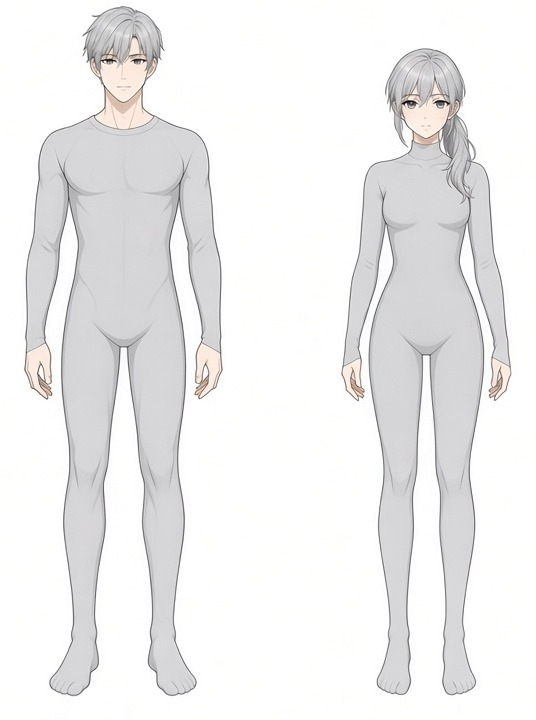
#> input picture handoff/hero-celestial/bodies/base-adult.jpg, 536 x 720 px
$ python -i gen-celestial-wear.py   (imports and definitions only)
#> lines starting #> are read from the running program, lines starting #| are printed output that depends on the picture; after the words box and inside, x2 and y2 are one past the last pixel; in counts of white or black regions, pixels touching at a corner belong together
#!/usr/bin/env python3
"""Небесный: вещи по слотам на манекене (Джессика 20.10: «отойдём от 3D… попробуем 2D-кастомизацию»).

Вход: handoff/hero-celestial/items/items-*.jpg (листы вещей из архива Джессики, порядок — бриф, раздел 6),
      handoff/hero-celestial/bodies/base-adult.jpg (манекен: взрослая девушка справа),
      source/tools/celestial-fit-adult-f.json (подгонка каждой вещи на манекен, правится руками).
Выход: source/hero/celestial/wear/*.webp (манекен, рука, вещи) и source/js/hero-celestial.js
      (где лежит каждая вещь на холсте манекена, слой, родной цвет для перекраски).
Вещь — бумажная кукла: картинка из листа, растянутая в рамку на теле. Перчатки — две половинки, на каждую кисть.
Предмет в руке рисуется под пальцами манекена (слой «рука»), чтобы держал, а не «входил в руку».
Запуск: python3 -I source/tools/gen-celestial-wear.py   (нужны numpy, Pillow, scipy)
"""
import colorsys, json, os, sys
import numpy as np
from PIL import Image
from scipy import ndimage

ROOT = os.path.dirname(os.path.dirname(os.path.dirname(os.path.abspath(__file__))))
SHEETS = os.path.join(ROOT, 'handoff', 'hero-celestial', 'items')
BODIES = os.path.join(ROOT, 'handoff', 'hero-celestial', 'bodies')
FIT = os.path.join(ROOT, 'source', 'tools', 'celestial-fit-adult-f.json')
OUT = os.path.join(ROOT, 'source', 'hero', 'celestial', 'wear')
JS = os.path.join(ROOT, 'source', 'js', 'hero-celestial.js')
# Манекены: точки тела на своих картинках. Вещи подогнаны на взрослую девушку (af), остальным они
# переносятся по этим точкам: по высоте — кусочно между макушкой, глазами, подбородком, плечами, пахом и стопой,
# по ширине — своим коэффициентом для головы, корпуса и ног; предмет в руке — от кисти.
B = {
 'af': dict(src='base-adult.jpg', name='Девушка', cx=428, pts=[48, 105, 135, 162, 355, 697], hand=(352, 385), hand2=(502, 385), kh=1, kt=1, kl=1, teen=0),
 'am': dict(src='base-adult.jpg', name='Парень', cx=120, pts=[18, 64, 100, 125, 345, 695], hand=(40, 382), hand2=(200, 382), kh=1.1, kt=1.23, kl=1.05, teen=0),
 'tf': dict(src='base-teen.jpg', name='Девочка', cx=540, pts=[25, 98, 135, 162, 360, 682], hand=(466, 392), hand2=(612, 392), kh=1.3, kt=1.06, kl=.95, teen=1, hdy=8),
 'tm': dict(src='base-teen.jpg', name='Мальчик', cx=110, pts=[20, 92, 130, 160, 360, 682], hand=(38, 390), hand2=(182, 390), kh=1.3, kt=1.09, kl=.95, teen=1, hdy=8),
}
HAND = (-22, -30, 23, 25)          # кисть вокруг точки hand: рамка слоя «рука» (пальцы поверх предмета)
SLOTK = {'head': 'kh', 'pet': 'kt', 'cloak': 'kt', 'top': 'kt', 'acc': 'kt', 'bottom': 'kl', 'shoes': 'kl'}
SCALE = 1.5                        # вещи режутся крупнее холста: чётче на телефоне

# id, лист:номер (или особый ключ), слот приложения, название
CAT = [
 ('cw-hat', 'headwear:1', 'head', 'Шляпа астролога'), ('cw-diadem', 'headwear:2', 'head', 'Диадема-полумесяц'),
 ('cw-beret', 'headwear:3', 'head', 'Белый берет со звездой'), ('cw-nightcap', 'headwear:4', 'head', 'Ночной колпак'),
 ('cw-crown', 'headwear:5', 'head', 'Корона со звёздным камнем'), ('cw-hood', 'headwear:6', 'head', 'Капюшон индиго'),
 ('cw-goggles', 'headwear:7', 'head', 'Латунные гогглы'), ('cw-sun', 'headwear:8a', 'head', 'Венец-солнце'),
 ('cw-straw', 'headwear:8b', 'head', 'Соломенная шляпа'), ('cw-rose', 'headwear:9', 'head', 'Берет с пером и розой'),
 ('cc-pelerine', 'capes:1', 'cloak', 'Фиолетовая пелерина'), ('cc-night', 'capes:2', 'cloak', 'Плащ «ночное небо»'),
 ('cc-orange', 'capes:3', 'cloak', 'Оранжевая полунакидка'), ('cc-grey', 'capes:4', 'cloak', 'Серая мантия'),
 ('cc-glass', 'capes:5', 'cloak', 'Голубая мантия'), ('cc-torn', 'capes:6', 'cloak', 'Рваный плащ индиго'),
 ('cc-paladin', 'capes:7', 'cloak', 'Белый плащ с наплечниками'), ('cc-scarf', 'capes:8', 'cloak', 'Шарф-палантин'),
 ('ct-corset', 'tops:1', 'top', 'Фиолетовый корсаж'), ('ct-armor', 'tops:4a', 'top', 'Бело-золотой доспех'),
 ('ct-maps', 'tops:2', 'top', 'Пальто-жилет с картами'), ('ct-fencer', 'tops:3', 'top', 'Фехтовальный жакет'),
 ('ct-frock', 'tops:5', 'top', 'Синий фрак'), ('ct-pajama', 'tops:4b', 'top', 'Пижамная рубашка'),
 ('ct-apron', 'tops:6', 'top', 'Фартук на рубашке'), ('ct-librarian', 'tops:7', 'top', 'Сюртук библиотекаря'),
 ('cb-frills', 'bottoms:1', 'bottom', 'Юбка с воланами'), ('cb-pleat', 'bottoms:2', 'bottom', 'Белая плиссе'),
 ('cb-slit', 'bottoms:3', 'bottom', 'Голубая юбка с разрезами'), ('cb-shorts', 'bottoms:4', 'bottom', 'Тёмно-синие шорты'),
 ('cb-prince', 'bottoms:5', 'bottom', 'Белые брюки'), ('cb-pajama', 'bottoms:6', 'bottom', 'Пижамные брюки'),
 ('cb-cargo', 'bottoms:7', 'bottom', 'Карго'), ('cb-straps', 'bottoms:8', 'bottom', 'Шорты с ремнями'),
 ('cg-white', 'gloves:1', 'gloves', 'Длинные белые перчатки'), ('cg-gold', 'gloves:2', 'gloves', 'Латные перчатки'),
 ('cg-rivet', 'gloves:3', 'gloves', 'Кожаные с заклёпками'), ('cg-fencer', 'gloves:4', 'gloves', 'Фехтовальные с крагами'),
 ('cg-mitts', 'gloves:5', 'gloves', 'Чёрные митенки'), ('cg-stars', 'gloves:6', 'gloves', 'Синие со звёздами'),
 ('cg-bracers', 'gloves:7+8', 'gloves', 'Кожаные наручи'), ('cg-garden', 'gloves:9', 'gloves', 'Садовые перчатки'),
 ('cs-heels', 'boots:1', 'shoes', 'Фиолетовые на каблуке'), ('cs-thigh', 'boots:2', 'shoes', 'Белые ботфорты'),
 ('cs-navy', 'boots:3', 'shoes', 'Тёмно-синие сапоги'), ('cs-plate', 'boots:4', 'shoes', 'Латные сапоги'),
 ('cs-work', 'boots:5', 'shoes', 'Рабочие ботинки'), ('cs-slippers', 'boots:6', 'shoes', 'Тапки-сапожки'),
 ('cs-rubber', 'boots:7', 'shoes', 'Резиновые сапоги с лозой'), ('cs-scout', 'boots:8', 'shoes', 'Ботинки разведчика'),
 ('cx-quill', 'weapons:1', 'hand', 'Перо-посох'), ('cx-bookshield', 'weapons:2', 'hand', 'Книга-щит'),
 ('cx-lantern', 'weapons:3', 'hand', 'Фонарь-компас'), ('cx-rapier', 'weapons:4', 'hand', 'Рапира'),
 ('cx-astrolabe', 'weapons:5', 'hand', 'Астролябия'), ('cx-lyre', 'weapons:6', 'hand', 'Лира-звезда'),
 ('cx-dagger', 'weapons:7', 'hand', 'Кинжал-закладка'), ('cx-can', 'weapons:8', 'hand', 'Лейка'),
 ('cx-mace', 'weapons:9', 'hand', 'Булава-солнце'), ('cx-ink', 'weapons:10', 'hand', 'Колба с чернилами'),
 ('ca-moon', 'accessories:1', 'acc', 'Кулон «лунный камень»'), ('ca-amstar', 'accessories:2', 'acc', 'Аметистовая звезда'),
 ('ca-brooch', 'accessories:3', 'acc', 'Брошь с синей звездой'), ('ca-compass', 'accessories:4', 'acc', 'Брошь-компас'),
 ('ca-amber', 'accessories:5', 'acc', 'Янтарная серьга'), ('ca-ruby', 'accessories:6', 'acc', 'Рубиновая серьга'),
 ('ca-hairpin', 'accessories:7', 'acc', 'Заколка с аметистом'), ('ca-jade', 'accessories:8', 'acc', 'Нефрит на ленте'),
 ('ca-belt', 'accessories:9', 'acc', 'Пояс с флаконами'), ('ca-keys', 'accessories:10', 'acc', 'Связка ключей'),
 ('cp-owl', 'companions:1', 'pet', 'Звёздная сова'), ('cp-moth', 'companions:5', 'pet', 'Бумажный мотылёк'),
 ('cp-fox', 'companions:7', 'pet', 'Лис-комета'), ('cp-cat', 'companions:8', 'pet', 'Облачный кот'),
 ('cp-jelly', 'companions:14', 'pet', 'Чернильная медуза'), ('cp-dragon', 'companions:11', 'pet', 'Книжный дракон'),
]
ORDER = ['shoes', 'bottom', 'top', 'gloves', 'acc', 'cloak', 'head', 'hand', 'pet']
DEF = {  # рамка вещи на теле по умолчанию; a: t — y верх, b — y низ, c — y центр
 'head': dict(cx=428, y=98, w=150, a='b'), 'cloak': dict(cx=428, y=148, w=190, a='t'),
 'top': dict(cx=428, y=152, w=118, a='t'), 'bottom': dict(cx=428, y=268, w=112, a='t'),
 'shoes': dict(cx=428, y=697, w=104, a='b'), 'gloves': dict(lx=356, rx=500, y=400, gw=42),
 'hand': dict(cx=352, y=380, w=60, a='c'), 'acc': dict(cx=428, y=175, w=40, a='c'), 'pet': dict(cx=515, y=150, w=80, a='c'),
}


def white_bg(im):
    a = np.asarray(im.convert('RGB')).astype(int)
    mn, mx = a.min(2), a.max(2)
    return (mn >= 236) & (mx - mn <= 16)


def cut_sheet(path):
    """Вещи листа слева направо, сверху вниз (фон — белое, связанное с краем кадра)."""
    im = Image.open(path).convert('RGB'); white = white_bg(im)
#> in cut_sheet, im is the input picture: PIL image 536x720 RGB; mean R, G, B 238.2, 237.8, 237.8
#> after `white = white_bg(im)`:
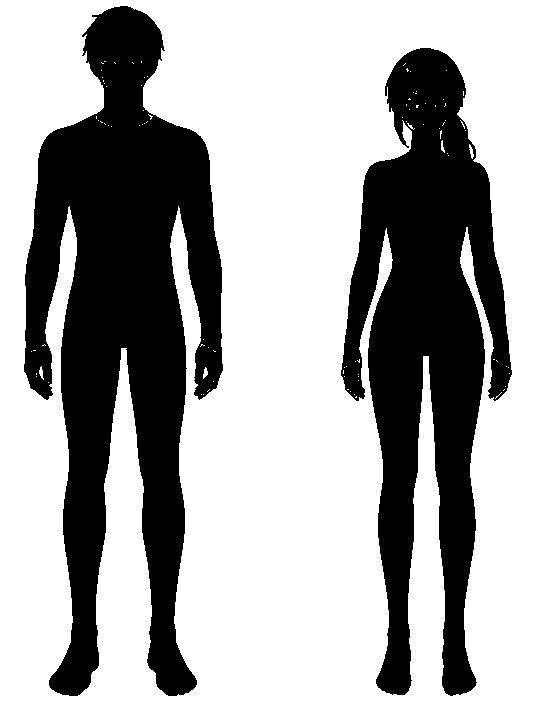
#> white: shape (720, 536) bool; 66.1% white; 2 black regions, box (x1, y1, x2, y2) and area: (24, 6, 223, 696) 73153, (341, 48, 512, 696) 57529
    wl, _ = ndimage.label(white)
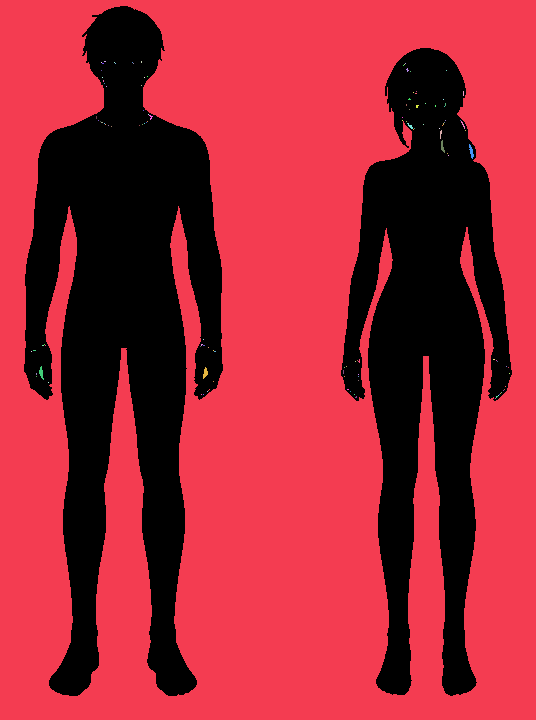
#> wl: shape (720, 536) int32; 125 distinct labels, from 0 to 124; one colour per label, 0 black
    border = set(np.unique(np.concatenate([wl[0], wl[-1], wl[:, 0], wl[:, -1]]))) - {0}
#> border = 1 item
    fg = ~np.isin(wl, list(border))
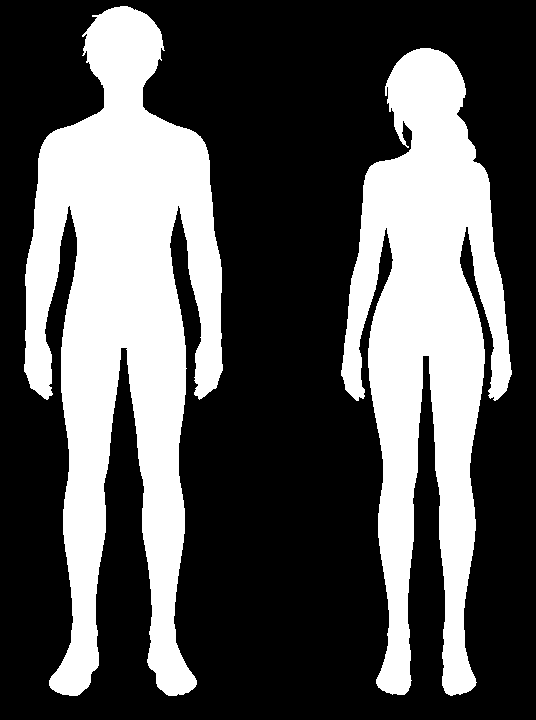
#> fg: shape (720, 536) bool; 34% white; 2 white regions, box (x1, y1, x2, y2) and area: (24, 6, 223, 696) 73301, (341, 48, 512, 696) 57733
    lab, _ = ndimage.label(ndimage.binary_dilation(fg, iterations=6))
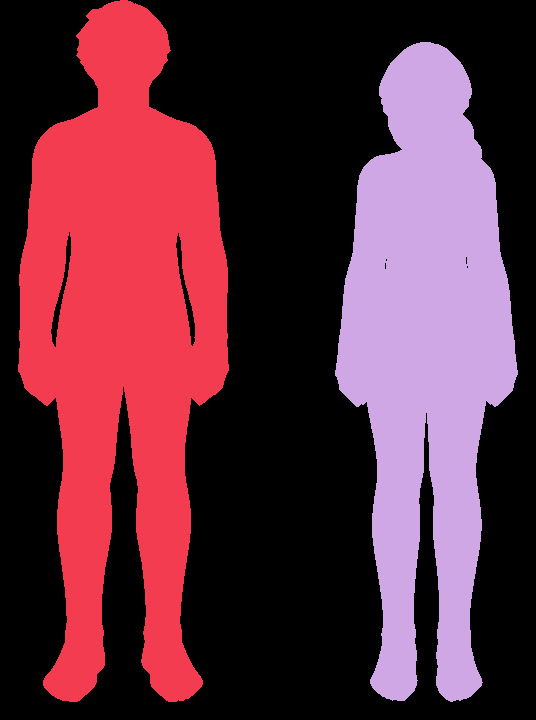
#> lab: shape (720, 536) int32; 3 distinct labels, from 0 to 2; one colour per label, 0 black
    boxes = [s for s in ndimage.find_objects(lab) if (s[0].stop - s[0].start) * (s[1].stop - s[1].start) >= 1500]
#> boxes = 2 items
    boxes.sort(key=lambda s: (s[0].start + s[0].stop) / 2)
    rows = []
    for s in boxes:
        cy = (s[0].start + s[0].stop) / 2
        if rows and abs(cy - rows[-1][0]) < im.height * 0.15: rows[-1][1].append(s)
        else: rows.append([cy, [s]])
#> this loop made 2 passes
#> cy on passes 1 to 2: 351, 372
#> after the loop, rows = 1 item
    rgba = im.convert('RGBA'); rgba.putalpha(Image.fromarray(np.where(fg, 255, 0).astype(np.uint8)))
    out = []
    for _, r in rows:
        for s in sorted(r, key=lambda s: s[1].start):
            c = rgba.crop((s[1].start, s[0].start, s[1].stop, s[0].stop)); out.append(c.crop(c.getbbox()))
#> this loop made 1 pass
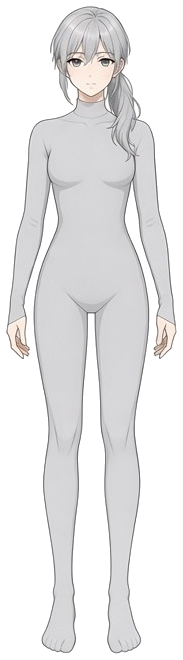
#> c: PIL image 183x660 RGBA; mean R, G, B, A 230.8, 230.4, 230.7, 121.9; transparent parts drawn white
#> after the loop, out = 2 items
    return out


# [28 lines left out: functions tidy, split, native_hex, not called in this run]


def save(im, name):
    im.save(os.path.join(OUT, name + '.webp'), 'WEBP', quality=84, method=6)
    return os.path.getsize(os.path.join(OUT, name + '.webp'))


# [89 lines left out: function main, not called in this run]


# [2 lines not run here, left out]

>>> result = cut_sheet('../../handoff/hero-celestial/bodies/base-adult.jpg')
#> result = 2 items
